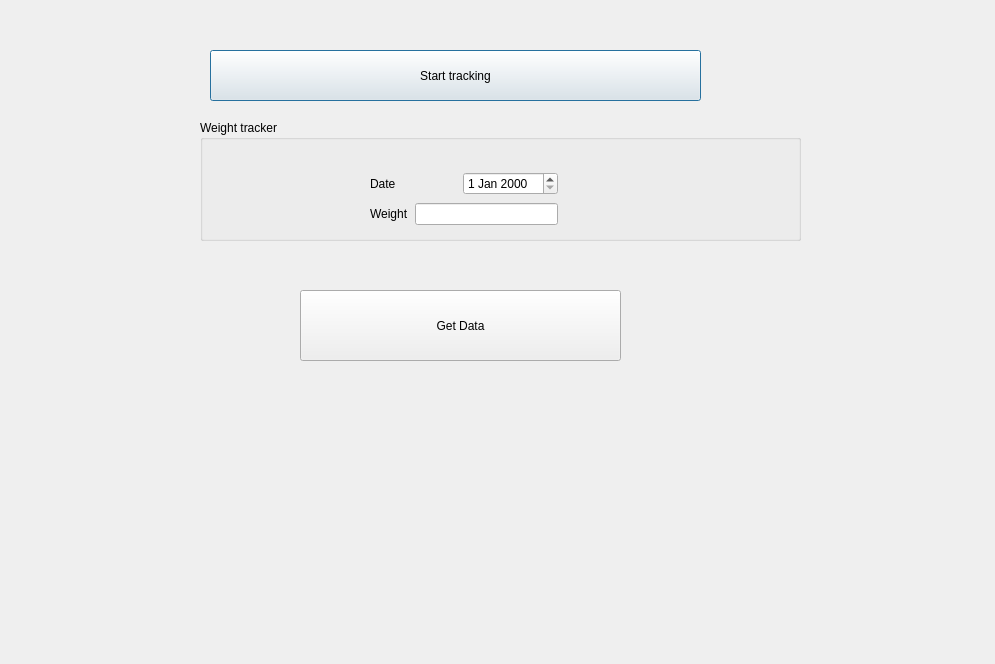
<?xml version="1.0" encoding="UTF-8"?>
<ui version="4.0">
 <class>SecondWindow</class>
 <widget class="QDialog" name="SecondWindow">
  <property name="geometry">
   <rect>
    <x>0</x>
    <y>0</y>
    <width>995</width>
    <height>664</height>
   </rect>
  </property>
  <property name="windowTitle">
   <string>Dialog</string>
  </property>
  <widget class="QGroupBox" name="groupBox">
   <property name="geometry">
    <rect>
     <x>200</x>
     <y>120</y>
     <width>601</width>
     <height>121</height>
    </rect>
   </property>
   <property name="title">
    <string>Weight tracker</string>
   </property>
   <widget class="QWidget" name="layoutWidget">
    <property name="geometry">
     <rect>
      <x>170</x>
      <y>50</y>
      <width>188</width>
      <height>57</height>
     </rect>
    </property>
    <layout class="QVBoxLayout" name="verticalLayout">
     <item>
      <layout class="QHBoxLayout" name="horizontalLayout">
       <item>
        <widget class="QLabel" name="label">
         <property name="text">
          <string>Date</string>
         </property>
        </widget>
       </item>
       <item>
        <widget class="QDateEdit" name="dateEdit"/>
       </item>
      </layout>
     </item>
     <item>
      <layout class="QHBoxLayout" name="horizontalLayout_2">
       <item>
        <widget class="QLabel" name="label_2">
         <property name="text">
          <string>Weight</string>
         </property>
        </widget>
       </item>
       <item>
        <widget class="QLineEdit" name="lineEdit_weight"/>
       </item>
      </layout>
     </item>
    </layout>
   </widget>
  </widget>
  <widget class="QPushButton" name="pushButton_startTracking">
   <property name="geometry">
    <rect>
     <x>210</x>
     <y>50</y>
     <width>491</width>
     <height>51</height>
    </rect>
   </property>
   <property name="text">
    <string>Start tracking</string>
   </property>
  </widget>
  <widget class="QPushButton" name="pushButton_getData">
   <property name="geometry">
    <rect>
     <x>300</x>
     <y>290</y>
     <width>321</width>
     <height>71</height>
    </rect>
   </property>
   <property name="text">
    <string>Get Data</string>
   </property>
  </widget>
 </widget>
 <resources/>
 <connections/>
</ui>
